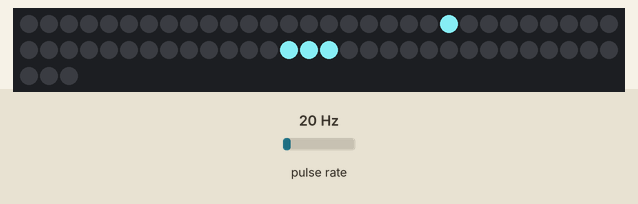
Bench run of a sketch on a simulated ESP32. Parts: 63 RGB LEDs in strip order, left to right, continuing on the next row. Wiring (inferred from the names in the program): pulse sensor: data GPIO 4. The test bench sets the inputs (shaded band); at power-on: pulse rate 20 Hz. Nothing arrives over Bluetooth unless stated; what the sketch prints to the serial monitor is not drawn.

Above: at 1.2 s.
1.3 s: pulse rate (sensor on GPIO 4) set to 4 Hz
At 2.59 s:
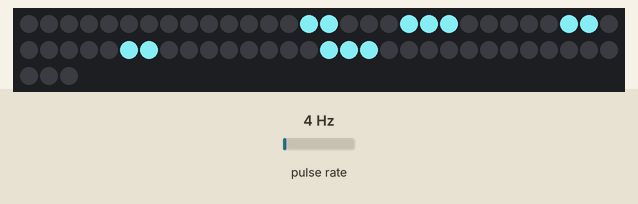
3.0 s: pulse rate (sensor on GPIO 4) set to 50 Hz
At 3.49 s:
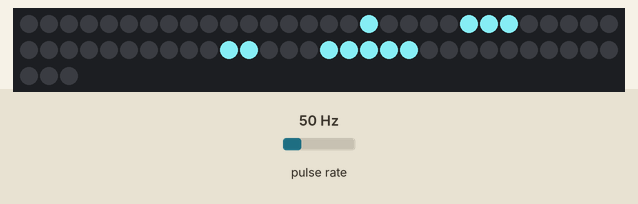
4.8 s: pulse rate (sensor on GPIO 4) set to 100 Hz
At 6.83 s:
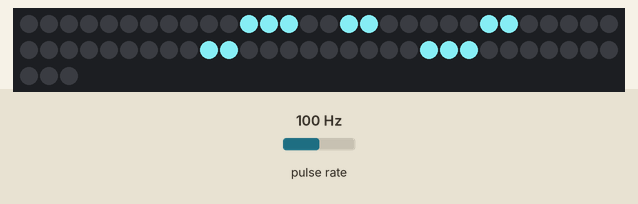
Timing chart, 0 to 8.3 s (numbered marks = the images above; inputs shaded):
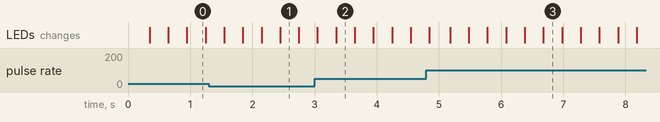

The sketch:

firmware.ino
```cpp
/// ********************************************************************************************************************
/// includes
/// ********************************************************************************************************************

#include "ws2812b.h"
#include "image.h"
#include "hall.h"
#include "bluetooth.h"

/// ********************************************************************************************************************
/// constants
/// ********************************************************************************************************************

#define PRINT_TIME_OF_LED_UPDATE 0

/// ********************************************************************************************************************
/// simple globals
/// ********************************************************************************************************************

int loops_since_last_bt_msg;

/// ********************************************************************************************************************
/// SETUP
/// ********************************************************************************************************************

void setup() {
  Serial.begin(115200);
  bluetooth::begin();
  ws2812b::begin();
  image::begin();
  hall::begin();
  image::update_image_for_testing();
  loops_since_last_bt_msg = 0;
}

/// ********************************************************************************************************************
/// LOOP
/// ********************************************************************************************************************

void loop() {
  // this if is to speed up handling when BT data is pending.
  if (!bluetooth::available()) {
    unsigned long checkpoint_0 = micros();
    int theta = hall::get_angle();
    unsigned long checkpoint_1 = micros();
    auto v = image::get_led_strip_colors(theta);
    unsigned long checkpoint_2 = micros();
    ws2812b::update_LED(v);
    unsigned long checkpoint_3 = micros();
  }

  // check if new image is being received.
  if (bluetooth::available()) {
    loops_since_last_bt_msg = 0;
    // Serial.println("Some more bytes are available.");
    int i = 0;
    while (bluetooth::available()) {
      auto image_bytes = bluetooth::read();
      image::update_image_byte_by_byte((uint8_t)image_bytes);
      i++;
    }
    // Serial.print("Number of bytes read = ");
    // Serial.println(i);
  } else {
    loops_since_last_bt_msg++;
  }

  // clear within a second (2000 == 5 seconds)
  if (loops_since_last_bt_msg == 400) {
    image::clear_pending_image();
  }
}
```

array.h
```cpp
#pragma once

template<class T, unsigned int N>
class Array {

  T arr[N];

public:

  T& at(unsigned int index) {
    assert(index < N);
    return arr[index];
  }

  const T& at(unsigned int index) const {
    assert(index < N);
    return arr[index];
  }
};
```

bluetooth.h
```cpp
/// ********************************************************************************************************************
/// multiple include protection
/// ********************************************************************************************************************

#pragma once

/// ********************************************************************************************************************
/// includes
/// ********************************************************************************************************************

#include "BluetoothSerial.h"

#if !defined(CONFIG_BT_ENABLED) || !defined(CONFIG_BLUEDROID_ENABLED)
#error Bluetooth is not enabled! Please run `make menuconfig` to and enable it
#endif

/// ********************************************************************************************************************
/// namespace definition
/// ********************************************************************************************************************

namespace bluetooth {

/// ********************************************************************************************************************
/// protected variable
/// ********************************************************************************************************************

namespace {
BluetoothSerial _SerialBT;
}

/// ********************************************************************************************************************
/// functions
/// ********************************************************************************************************************

void begin() {
  bool success = _SerialBT.begin("ESP32test");
  if (!success) {
    Serial.println("An error occurred initializing Bluetooth.");
    ESP.restart();
  } else {
    Serial.println("Bluetooth initialized.");
  }
}

int available(void) {
  return _SerialBT.available();
}

int read(void) {
  return _SerialBT.read();
}

void print(const String& string1) {
  Serial.print(string1);
}

}
```

globals.h
```cpp
#pragma once

namespace globals {

const int PIN_NUMBER_OF_LED_STRIP_1 = 15;
const int NUMBER_OF_LEDS_IN_LED_STRIP_1 = 63;
const int PIN_NUMBER_OF_HALL_SENSOR = 4;
const int IMAGE_SIZE_IN_BYTES = (NUMBER_OF_LEDS_IN_LED_STRIP_1 * NUMBER_OF_LEDS_IN_LED_STRIP_1 * 3);
const int SINGLE_COLOR_SIZE_IN_BYTES = (NUMBER_OF_LEDS_IN_LED_STRIP_1 * NUMBER_OF_LEDS_IN_LED_STRIP_1);

const float ALPHA = 0.01;  // moving average weight, the smaller the number the slower the average moves
const float BETA = 1 - ALPHA;

// number of angles
const int NUM_OF_ANGLES = 180;
const int DISTANCE_BETWEEN_ANGLES = 2;

// period calculation
const float MAX_PERIOD_TIME_IN_MICRO_SEC = 500000;
}
```

image.h
```cpp
/// ********************************************************************************************************************
/// multiple include protection
/// ********************************************************************************************************************

#pragma once

/// ********************************************************************************************************************
/// includes
/// ********************************************************************************************************************

#include "matrix.h"
#include "array.h"
#include "globals.h"
#include <cassert>
#include <iostream>
#include <cmath>

/// ********************************************************************************************************************
/// namespace definition
/// ********************************************************************************************************************

namespace image {

/// ********************************************************************************************************************
/// protected variable
/// ********************************************************************************************************************

namespace {
Matrix<uint32_t, globals::NUM_OF_ANGLES, globals::NUMBER_OF_LEDS_IN_LED_STRIP_1> _angle_to_strip;

// these are used to update image
Matrix<uint8_t, globals::NUMBER_OF_LEDS_IN_LED_STRIP_1, globals::NUMBER_OF_LEDS_IN_LED_STRIP_1> _red;
Matrix<uint8_t, globals::NUMBER_OF_LEDS_IN_LED_STRIP_1, globals::NUMBER_OF_LEDS_IN_LED_STRIP_1> _green;
Matrix<uint8_t, globals::NUMBER_OF_LEDS_IN_LED_STRIP_1, globals::NUMBER_OF_LEDS_IN_LED_STRIP_1> _blue;
int _current_byte;
}

void clear_pending_image() {
  Serial.println("Called clear_pending_image.");
  _current_byte = 0;
}

void begin() {
  Serial.println("image initialized.");
  clear_pending_image();
  // Serial.print("globals::SINGLE_COLOR_SIZE_IN_BYTES = ");
  // Serial.println(globals::SINGLE_COLOR_SIZE_IN_BYTES);
}

Matrix<uint8_t, globals::NUMBER_OF_LEDS_IN_LED_STRIP_1, globals::NUMBER_OF_LEDS_IN_LED_STRIP_1> get_zeros_image() {
  Matrix<uint8_t, globals::NUMBER_OF_LEDS_IN_LED_STRIP_1, globals::NUMBER_OF_LEDS_IN_LED_STRIP_1> zeros;
  for (int i = 0; i < globals::NUMBER_OF_LEDS_IN_LED_STRIP_1; ++i) {
    for (int j = 0; j < globals::NUMBER_OF_LEDS_IN_LED_STRIP_1; j++) {
      zeros.at(i, j) = 0;
    }
  }
  return zeros;
}

const Array<uint32_t, globals::NUMBER_OF_LEDS_IN_LED_STRIP_1>& get_led_strip_colors(int angle_relative_to_x) {
  return _angle_to_strip.get_row(angle_relative_to_x / globals::DISTANCE_BETWEEN_ANGLES);
}

Matrix<int, globals::NUMBER_OF_LEDS_IN_LED_STRIP_1, 2> get_relavent_positions(int angle_relative_to_x) {
  // Serial.print("Calling get_relavent_positions with angle_relative_to_x = ");
  // Serial.println(angle_relative_to_x);
  double x0 = ((double)globals::NUMBER_OF_LEDS_IN_LED_STRIP_1) / 2;
  double y0 = x0;
  double dx = cos(((double)angle_relative_to_x) * PI / 180.0);
  double dy = sin(((double)angle_relative_to_x) * PI / 180.0);
  Matrix<int, globals::NUMBER_OF_LEDS_IN_LED_STRIP_1, 2> result;
  int from = -(globals::NUMBER_OF_LEDS_IN_LED_STRIP_1 / 2);
  int to = (globals::NUMBER_OF_LEDS_IN_LED_STRIP_1 / 2);
  for (int i = from; i <= to; ++i) {
    double x_as_real_number = x0 + (dx * i);
    double y_as_real_number = y0 + (dy * i);
    /// floor rounds down, ceiling rounds up, and truncate rounds towards zero.
    int x = (int)floor(x_as_real_number);  // can't be round since sometimes that goes out of bounds
    int y = (int)floor(y_as_real_number);
    assert(0 <= x && x < globals::NUMBER_OF_LEDS_IN_LED_STRIP_1);
    assert(0 <= y && y < globals::NUMBER_OF_LEDS_IN_LED_STRIP_1);
    result.at(i - from, 0) = x;
    result.at(i - from, 1) = y;
  }
  // Serial.print("Calling get_relavent_positions with angle_relative_to_x = ");
  // Serial.println(angle_relative_to_x);
  return result;
}

Array<uint32_t, globals::NUMBER_OF_LEDS_IN_LED_STRIP_1> calculate_led_strip_colors(int angle_relative_to_x) {
  // Serial.print("Calling calculate_led_strip_colors with angle_relative_to_x = ");
  // Serial.println(angle_relative_to_x);

  assert(0 <= angle_relative_to_x && angle_relative_to_x < 360);
  Matrix<int, globals::NUMBER_OF_LEDS_IN_LED_STRIP_1, 2> positions = get_relavent_positions(angle_relative_to_x);

  // vector<vector<uint8_t>> result_as_rgb;
  Matrix<uint8_t, globals::NUMBER_OF_LEDS_IN_LED_STRIP_1, 3> result_as_rgb;
  for (int i = 0; i < globals::NUMBER_OF_LEDS_IN_LED_STRIP_1; ++i) {
    int x = positions.at(i, 0);
    int y = positions.at(i, 1);
    result_as_rgb.at(i, 0) = _red.at(x, y);
    result_as_rgb.at(i, 1) = _green.at(x, y);
    result_as_rgb.at(i, 2) = _blue.at(x, y);
  }

  Array<uint32_t, globals::NUMBER_OF_LEDS_IN_LED_STRIP_1> result = ws2812b::convert_rgb_to_neopixel_rgb(result_as_rgb);
  return result;
}

void fill_angle_to_strip_vector() {
  for (int theta = 0; theta < 360; theta += globals::DISTANCE_BETWEEN_ANGLES) {
    _angle_to_strip.get_row(theta / globals::DISTANCE_BETWEEN_ANGLES) = calculate_led_strip_colors(theta);
  }
}

void update_image() {
  Serial.println("Image is starting update...");
  fill_angle_to_strip_vector();
  Serial.println("Image update done!");
}

void update_image_for_testing() {
  Serial.println("calling update_image_for_testing.");
  auto zeros = get_zeros_image();
  _red = zeros;
  _green = zeros;
  _blue = zeros;

  const uint8_t app_color_red = 121;
  const uint8_t app_color_green = 214;
  const uint8_t app_color_blue = 221;

  const int number_of_pixels = 384;
  uint8_t i_positions[384] = { 21, 21, 21, 21, 21, 21, 21, 21, 21, 21, 21, 21, 21, 21, 21, 21, 21, 21, 21, 21, 21, 21, 21, 21, 21, 21, 21, 21, 22, 22, 22, 22, 22, 22, 22, 22, 22, 22, 22, 22, 22, 22, 22, 22, 22, 22, 22, 22, 22, 22, 22, 22, 22, 22, 22, 22, 23, 23, 23, 23, 23, 23, 23, 23, 23, 23, 23, 23, 23, 23, 23, 23, 24, 24, 24, 24, 24, 24, 24, 24, 24, 24, 24, 24, 24, 24, 24, 24, 25, 25, 25, 25, 25, 25, 25, 25, 25, 25, 25, 25, 25, 25, 25, 25, 25, 25, 25, 25, 25, 25, 25, 25, 26, 26, 26, 26, 26, 26, 26, 26, 26, 26, 26, 26, 26, 26, 26, 26, 26, 26, 26, 26, 26, 26, 26, 26, 27, 27, 27, 27, 27, 27, 27, 27, 27, 27, 27, 27, 27, 27, 28, 28, 28, 28, 28, 28, 28, 28, 28, 28, 28, 28, 28, 28, 29, 29, 29, 29, 29, 29, 29, 29, 29, 29, 29, 29, 29, 29, 29, 29, 29, 29, 29, 29, 29, 29, 30, 30, 30, 30, 30, 30, 30, 30, 30, 30, 30, 30, 30, 30, 30, 30, 30, 30, 30, 30, 30, 30, 33, 33, 33, 33, 33, 33, 33, 33, 33, 33, 33, 33, 33, 33, 33, 33, 33, 33, 33, 33, 34, 34, 34, 34, 34, 34, 34, 34, 34, 34, 34, 34, 34, 34, 34, 34, 34, 34, 34, 34, 35, 35, 35, 35, 35, 35, 35, 35, 35, 35, 35, 35, 36, 36, 36, 36, 36, 36, 36, 36, 36, 36, 36, 36, 37, 37, 37, 37, 37, 37, 37, 37, 37, 37, 37, 37, 37, 37, 37, 37, 37, 37, 38, 38, 38, 38, 38, 38, 38, 38, 38, 38, 38, 38, 38, 38, 38, 38, 38, 38, 39, 39, 39, 39, 39, 39, 39, 39, 39, 39, 39, 39, 40, 40, 40, 40, 40, 40, 40, 40, 40, 40, 40, 40, 41, 41, 41, 41, 41, 41, 41, 41, 41, 41, 41, 41, 41, 41, 41, 41, 41, 41, 41, 41, 41, 41, 41, 41, 41, 41, 42, 42, 42, 42, 42, 42, 42, 42, 42, 42, 42, 42, 42, 42, 42, 42, 42, 42, 42, 42, 42, 42, 42, 42, 42, 42 };
  uint8_t j_positions[384] = { 7, 8, 9, 10, 11, 12, 13, 14, 19, 20, 21, 22, 23, 24, 27, 28, 29, 30, 31, 32, 39, 40, 41, 42, 47, 48, 55, 56, 7, 8, 9, 10, 11, 12, 13, 14, 19, 20, 21, 22, 23, 24, 27, 28, 29, 30, 31, 32, 39, 40, 41, 42, 47, 48, 55, 56, 7, 8, 17, 18, 27, 28, 33, 34, 37, 38, 43, 44, 47, 48, 55, 56, 7, 8, 17, 18, 27, 28, 33, 34, 37, 38, 43, 44, 47, 48, 55, 56, 7, 8, 9, 10, 11, 12, 19, 20, 21, 22, 27, 28, 29, 30, 31, 32, 37, 38, 43, 44, 49, 50, 53, 54, 7, 8, 9, 10, 11, 12, 19, 20, 21, 22, 27, 28, 29, 30, 31, 32, 37, 38, 43, 44, 49, 50, 53, 54, 7, 8, 23, 24, 27, 28, 37, 38, 43, 44, 49, 50, 53, 54, 7, 8, 23, 24, 27, 28, 37, 38, 43, 44, 49, 50, 53, 54, 7, 8, 9, 10, 11, 12, 13, 14, 17, 18, 19, 20, 21, 22, 27, 28, 39, 40, 41, 42, 51, 52, 7, 8, 9, 10, 11, 12, 13, 14, 17, 18, 19, 20, 21, 22, 27, 28, 39, 40, 41, 42, 51, 52, 13, 14, 15, 16, 17, 18, 23, 24, 33, 34, 39, 40, 43, 44, 45, 46, 47, 48, 49, 50, 13, 14, 15, 16, 17, 18, 23, 24, 33, 34, 39, 40, 43, 44, 45, 46, 47, 48, 49, 50, 13, 14, 19, 20, 23, 24, 33, 34, 39, 40, 43, 44, 13, 14, 19, 20, 23, 24, 33, 34, 39, 40, 43, 44, 13, 14, 15, 16, 17, 18, 23, 24, 33, 34, 39, 40, 43, 44, 45, 46, 47, 48, 13, 14, 15, 16, 17, 18, 23, 24, 33, 34, 39, 40, 43, 44, 45, 46, 47, 48, 13, 14, 19, 20, 23, 24, 33, 34, 39, 40, 43, 44, 13, 14, 19, 20, 23, 24, 33, 34, 39, 40, 43, 44, 13, 14, 15, 16, 17, 18, 23, 24, 25, 26, 27, 28, 29, 30, 35, 36, 37, 38, 43, 44, 45, 46, 47, 48, 49, 50, 13, 14, 15, 16, 17, 18, 23, 24, 25, 26, 27, 28, 29, 30, 35, 36, 37, 38, 43, 44, 45, 46, 47, 48, 49, 50 };


  for (int k = 0; k < number_of_pixels; ++k) {
    int i = i_positions[k];
    int j = j_positions[k];
    _red.at(i, j) = app_color_red;
    _green.at(i, j) = app_color_green;
    _blue.at(i, j) = app_color_blue;
  }


  update_image();
}

void update_image_byte_by_byte(uint8_t byte) {
  int color = _current_byte / globals::SINGLE_COLOR_SIZE_IN_BYTES;
  assert(color == 0 || color == 1 || color == 2);
  int i = (_current_byte % globals::SINGLE_COLOR_SIZE_IN_BYTES) / globals::NUMBER_OF_LEDS_IN_LED_STRIP_1;
  int j = (_current_byte % globals::SINGLE_COLOR_SIZE_IN_BYTES) % globals::NUMBER_OF_LEDS_IN_LED_STRIP_1;

  if (color == 0) {
    _red.at(i, j) = byte;
  } else if (color == 1) {
    _green.at(i, j) = byte;
  } else {
    _blue.at(i, j) = byte;
  }

  _current_byte++;

  if (_current_byte == globals::IMAGE_SIZE_IN_BYTES) {
    update_image();
    clear_pending_image();
  }
}

}
```

matrix.h
```cpp
#pragma once

#include "array.h"

template<class T, unsigned int N, unsigned int M>
class Matrix {

  Array<Array<T, M>, N> mat;

public:

  // Matrix() = default;

  T& at(unsigned int index_i, unsigned int index_j) {
    return mat.at(index_i).at(index_j);
  }

  const T& at(unsigned int index_i, unsigned int index_j) const {
    return mat.at(index_i).at(index_j);
  }

  Array<T, M>& get_row(unsigned int index_i) {
    return mat.at(index_i);
  }

  const Array<T, M>& get_row(unsigned int index_i) const {
    return mat.at(index_i);
  }
};
```

ws2812b.h
```cpp
/// ********************************************************************************************************************
/// multiple include protection
/// ********************************************************************************************************************

#pragma once

/// ********************************************************************************************************************
/// includes
/// ********************************************************************************************************************

#include "matrix.h"
#include "array.h"
#include "globals.h"
#include <Adafruit_NeoPixel.h>
#ifdef __AVR__
#include <avr/power.h>  // Required for 16 MHz Adafruit Trinket
#endif

/// ********************************************************************************************************************
/// namespace definition
/// ********************************************************************************************************************

namespace ws2812b {

/// ********************************************************************************************************************
/// protected variable
/// ********************************************************************************************************************

namespace {
Adafruit_NeoPixel _strip(globals::NUMBER_OF_LEDS_IN_LED_STRIP_1, globals::PIN_NUMBER_OF_LED_STRIP_1, NEO_GRB + NEO_KHZ800);
}

/// ********************************************************************************************************************
/// functions
/// ********************************************************************************************************************

void begin() {
// These lines are specifically to support the Adafruit Trinket 5V 16 MHz.
// Any other board, you can remove this part (but no harm leaving it):
#if defined(__AVR_ATtiny85__) && (F_CPU == 16000000)
  clock_prescale_set(clock_div_1);
#endif
  // END of Trinket-specific code.

  _strip.begin();  // INITIALIZE NeoPixel strip object (REQUIRED)
  _strip.clear();
  Serial.println("ws2812b initialized.");
}

Array<uint32_t, globals::NUMBER_OF_LEDS_IN_LED_STRIP_1> convert_rgb_to_neopixel_rgb(const Matrix<uint8_t, globals::NUMBER_OF_LEDS_IN_LED_STRIP_1, 3>& v) {
  Array<uint32_t, globals::NUMBER_OF_LEDS_IN_LED_STRIP_1> res;
  for (int i = 0; i < globals::NUMBER_OF_LEDS_IN_LED_STRIP_1; i++) {
    res.at(i) = _strip.Color(v.at(i, 0), v.at(i, 1), v.at(i, 2));
  }
  return res;
}

void update_LED(const Array<uint32_t, globals::NUMBER_OF_LEDS_IN_LED_STRIP_1>& v) {
  for (int i = 0; i < globals::NUMBER_OF_LEDS_IN_LED_STRIP_1; i++) {
    _strip.setPixelColor(i, v.at(i));
  }
  _strip.show();
}


}
```

Source omitted: hall.h (4430 bytes)
